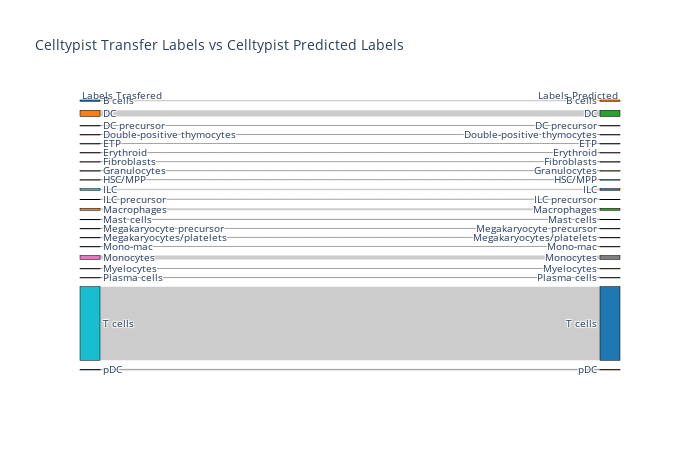

The notebook cell this image was saved under:
### Code cell
from utils import sankey_plot_with_labels

sankey_plot_with_labels(
    labels=[adata.obs['predicted_labels'], adata.obs['new_predicted_labels']],
    labels_titles=['Labels Trasfered', 'Labels Predicted'],
    title='Celltypist Transfer Labels vs Celltypist Predicted Labels',
)

### Figure 1 — Plotly figure (JSON) as saved in the notebook; plotly's stock layout.template omitted (floating-point values rounded to 4 significant figures)
{"data": [{"link": {"source": [0, 1, 2, 3, 4, 5, 6, 7, 8, 9, 10, 11, 12, 13, 14, 15, 16, 17, 18, 19, 20], "target": [21, 22, 23, 24, 25, 26, 27, 28, 29, 30, 31, 32, 33, 34, 35, 36, 37, 38, 39, 40, 41], "value": [1546, 7673, 18, 6, 5, 145, 2, 13, 14, 1941, 2, 2506, 160, 6, 29, 19, 4904, 22, 217, 90453, 882]}, "node": {"color": ["#1f77b4", "#ff7f0e", "#2ca02c", "#d62728", "#9467bd", "#8c564b", "#e377c2", "#7f7f7f", "#bcbd22", "#17becf", "#1f77b4", "#ff7f0e", "#2ca02c", "#d62728", "#9467bd", "#8c564b", "#e377c2", "#7f7f7f", "#bcbd22", "#17becf", "#1f77b4", "#ff7f0e", "#2ca02c", "#d62728", "#9467bd", "#8c564b", "#e377c2", "#7f7f7f", "#bcbd22", "#17becf", "#1f77b4", "#ff7f0e", "#2ca02c", "#d62728", "#9467bd", "#8c564b", "#e377c2", "#7f7f7f", "#bcbd22", "#17becf", "#1f77b4", "#ff7f0e"], "label": ["B cells", "DC", "DC precursor", "Double-positive thymocytes", "ETP", "Erythroid", "Fibroblasts", "Granulocytes", "HSC/MPP", "ILC", "ILC precursor", "Macrophages", "Mast cells", "Megakaryocyte precursor", "Megakaryocytes/platelets", "Mono-mac", "Monocytes", "Myelocytes", "Plasma cells", "T cells", "pDC", "B cells", "DC", "DC precursor", "Double-positive thymocytes", "ETP", "Erythroid", "Fibroblasts", "Granulocytes", "HSC/MPP", "ILC", "ILC precursor", "Macrophages", "Mast cells", "Megakaryocyte precursor", "Megakaryocytes/platelets", "Mono-mac", "Monocytes", "Myelocytes", "Plasma cells", "T cells", "pDC"], "line": {"color": "black", "width": 0.5}, "pad": 15, "thickness": 20}, "type": "sankey"}], "layout": {"annotations": [{"showarrow": false, "text": "Labels Trasfered", "x": 0, "xref": "x", "y": 1.05, "yref": "paper"}, {"showarrow": false, "text": "Labels Predicted", "x": 1, "xref": "x", "y": 1.05, "yref": "paper"}], "font": {"size": 10}, "height": 450, "plot_bgcolor": "rgba(0,0,0,0)", "title": {"text": "Celltypist Transfer Labels vs Celltypist Predicted Labels"}, "width": 700, "xaxis": {"showgrid": false, "visible": false, "zeroline": false}, "yaxis": {"showgrid": false, "visible": false, "zeroline": false}}}
